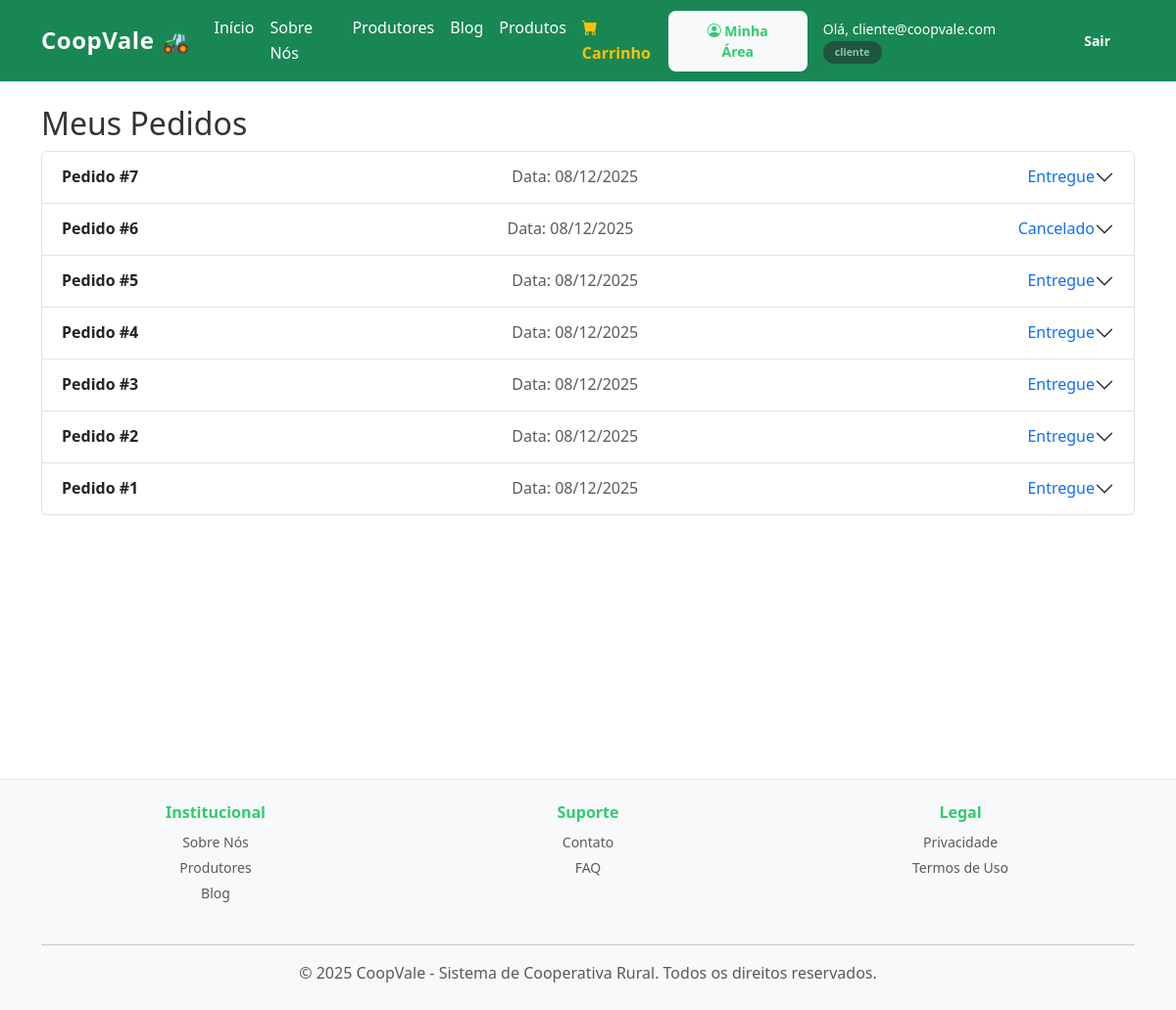
Page /pedidos/meus-pedidos (signed in) on the committed database.
### app/models/models.py (models this page shows)
class Usuario(db.Model, UserMixin):
    id = db.Column(db.Integer, primary_key=True)
    email = db.Column(db.String(120), unique=True, nullable=False)
    senha_hash = db.Column(db.String(255), nullable=False)
    tipo_usuario = db.Column(db.String(20), nullable=False)
    ativo = db.Column(db.Boolean, default=True)
    produtor = db.relationship("Produtor", backref="usuario", uselist=False)
    cliente = db.relationship("Cliente", backref="usuario", uselist=False)
    @property
    def is_active(self):
        return self.ativo

class Pedido(db.Model):
    id = db.Column(db.Integer, primary_key=True)
    cliente_id = db.Column(db.Integer, db.ForeignKey(
        'cliente.id'), nullable=False)
    data = db.Column(db.DateTime, default=datetime.utcnow)
    status = db.Column(db.String(20), default='Aguardando')
    forma_pagamento = db.Column(db.String(50))
    total = db.Column(db.Float, default=0.0)
    data_agendada = db.Column(db.Date, nullable=True)
    ponto_retirada_id = db.Column(
        db.Integer, db.ForeignKey('ponto_retirada.id'), nullable=True)
    taxa_entrega = db.Column(db.Float, default=0.0)
    regiao_id = db.Column(
        db.Integer, db.ForeignKey('regiao.id'), nullable=True)
    regiao = db.relationship('Regiao')
    ponto_retirada = db.relationship('PontoRetirada')
    itens = db.relationship('ItemPedido', backref='pedido', lazy=True)

### app/blueprints/pedidos/routes.py (the view)
@pedidos_bp.route("/meus-pedidos")
@login_required
def meus_pedidos():
    if not current_user.cliente:
        flash("Apenas clientes podem ver seus pedidos.")
        return redirect(url_for('index'))
    pedidos = Pedido.query.filter_by(
        cliente_id=current_user.cliente.id).order_by(Pedido.data.desc()).all()
    return render_template("pedidos/meus_pedidos.html", pedidos=pedidos)

### app/templates/pedidos/meus_pedidos.html (shortened to what this page needs)
{% extends "base.html" %}
{% block conteudo %}
<h2>Meus Pedidos</h2>
{% if pedidos %}
    <div class="accordion" id="pedidosAccordion">
        {% for p in pedidos %}
        <div class="accordion-item">
            <h2 class="accordion-header" id="heading{{ p.id }}">
                <button class="accordion-button collapsed" type="button" data-bs-toggle="collapse" data-bs-target="#collapse{{ p.id }}" aria-expanded="false" aria-controls="collapse{{ p.id }}">
                    <div class="d-flex w-100 justify-content-between">
                        <div><strong>Pedido #{{ p.id }}</strong></div>
                        <div class="text-muted">Data: {{ p.data.strftime('%d/%m/%Y') }}</div>
                        <div class="ms-3 text-primary">{{ p.status }}</div>
                    </div>
                </button>
            </h2>
        </div>
        {% endfor %}
    </div>
{% else %}
<p>Você ainda não fez nenhum pedido.</p>
{% endif %}
{% endblock %}

### app/templates/base.html (shortened to what this page needs)
<!DOCTYPE html>
<html lang="pt-br">
<head>
    <link href="https://cdn.jsdelivr.net/npm/bootstrap@5.3.0/dist/css/bootstrap.min.css" rel="stylesheet">
    <link rel="stylesheet" href="https://cdn.jsdelivr.net/npm/bootstrap-icons@1.10.5/font/bootstrap-icons.css">
    <link rel="stylesheet" href="{{ url_for('static', filename='style.css') }}">
</head>
<body>
    <nav class="navbar navbar-expand-lg navbar-dark bg-success mb-4 shadow-sm">
        <div class="container">
            <a class="navbar-brand fw-bold" href="{{ url_for('institucional.home') }}">CoopVale 🚜</a>
            <div class="collapse navbar-collapse" id="navbarNav">
                <ul class="navbar-nav me-auto">
                    <li class="nav-item"><a class="nav-link text-white" href="{{ url_for('institucional.home') }}">Início</a></li>
                    <li class="nav-item"><a class="nav-link text-white" href="{{ url_for('institucional.sobre') }}">Sobre Nós</a></li>
                    <li class="nav-item"><a class="nav-link text-white" href="{{ url_for('institucional.produtores') }}">Produtores</a></li>
                    <li class="nav-item"><a class="nav-link text-white" href="{{ url_for('institucional.blog') }}">Blog</a></li>
                    <li class="nav-item"><a class="nav-link text-white" href="{{ url_for('produtos.listar_produtos') }}">Produtos</a></li>
                    {% if current_user.tipo_usuario == 'cliente' %}
                    <li class="nav-item">
                        <a class="nav-link text-warning fw-bold" href="{{ url_for('pedidos.ver_carrinho') }}">
                            <i class="bi bi-cart-fill"></i> Carrinho
                        </a>
                    </li>
                    {% endif %}
                </ul>
                <div class="d-flex align-items-center gap-2">
                    {% if current_user.is_authenticated %}
                    {% if current_user.tipo_usuario == 'cliente' %}
                    <a href="{{ url_for('cliente.painel') }}" class="btn btn-light btn-sm text-success fw-bold">
                        <i class="bi bi-person-circle"></i> Minha Área
                    </a>
                    {% endif %}
                    <span class="text-white ms-2 small">
                        Olá, {{ current_user.email }}
                        <span class="badge bg-dark opacity-50">{{ current_user.tipo_usuario }}</span>
                    </span>
                    <a href="{{ url_for('auth.logout') }}" class="btn btn-outline-light btn-sm ms-2">Sair</a>
                    {% else %}
                    <a href="{{ url_for('auth.login') }}" class="btn btn-light btn-sm">Entrar</a>
                    <a href="{{ url_for('auth.registro') }}" class="btn btn-outline-light btn-sm">Criar Conta</a>
                    {% endif %}
                </div>
            </div>
        </div>
    </nav>
    <div class="container" style="min-height: 80vh;">
        {% block conteudo %}{% endblock %}
    </div>
    <footer class="bg-light text-center py-4 mt-5 border-top">
        <div class="container">
            <div class="row mb-4">
                <div class="col-md-4 text-center">
                    <h6 class="fw-bold text-success mb-2">Institucional</h6>
                    <ul style="list-style: none; padding: 0;">
                        <li><a href="{{ url_for('institucional.sobre') }}" class="text-muted text-decoration-none small">Sobre Nós</a></li>
                        <li><a href="{{ url_for('institucional.produtores') }}" class="text-muted text-decoration-none small">Produtores</a></li>
                        <li><a href="{{ url_for('institucional.blog') }}" class="text-muted text-decoration-none small">Blog</a></li>
                    </ul>
                </div>
                <div class="col-md-4 text-center">
                    <h6 class="fw-bold text-success mb-2">Suporte</h6>
                    <ul style="list-style: none; padding: 0;">
                        <li><a href="{{ url_for('institucional.contato') }}" class="text-muted text-decoration-none small">Contato</a></li>
                        <li><a href="{{ url_for('institucional.faq') }}" class="text-muted text-decoration-none small">FAQ</a></li>
                    </ul>
                </div>
                <div class="col-md-4 text-center">
                    <h6 class="fw-bold text-success mb-2">Legal</h6>
                    <ul style="list-style: none; padding: 0;">
                        <li><a href="{{ url_for('institucional.privacidade') }}" class="text-muted text-decoration-none small">Privacidade</a></li>
                        <li><a href="{{ url_for('institucional.termos') }}" class="text-muted text-decoration-none small">Termos de Uso</a></li>
                    </ul>
                </div>
            </div>
            <hr>
            <p class="text-muted mb-0">© 2025 CoopVale - Sistema de Cooperativa Rural. Todos os direitos reservados.</p>
        </div>
    </footer>
</body>
</html>

### app/static/style.css (style rules this page uses)
:root { --primary-color: #2ecc71; --primary-dark: #27ae60; --secondary-color: #f39c12; --light-bg: #f8f9fa; --border-color: #e0e0e0; --text-dark: #333; --text-muted: #666; }
* { margin: 0; padding: 0; box-sizing: border-box; }
html, body { height: 100%; }
body { font-family: 'Segoe UI', Tahoma, Geneva, Verdana, sans-serif; color: var(--text-dark); background-color: #fff; line-height: 1.6; }
.navbar { box-shadow: 0 2px 10px rgba(0, 0, 0, 0.1); transition: all 0.3s ease; }
.navbar-brand { font-size: 1.5rem; letter-spacing: 0.5px; }
.btn { border-radius: 8px; font-weight: 600; transition: all 0.3s ease; border: none; padding: 10px 25px; }
a { color: var(--primary-color); text-decoration: none; transition: all 0.3s ease; }
.badge { padding: 6px 12px; border-radius: 20px; font-weight: 600; }
footer { margin-top: auto; background-color: var(--light-bg); border-top: 1px solid var(--border-color); }
footer a { color: var(--text-muted); }
.text-success { color: var(--primary-color) !important; }
.shadow-sm { box-shadow: 0 1px 3px rgba(0, 0, 0, 0.1) !important; }
::placeholder { color: #999; opacity: 0.7; }

### rows in the picture
Usuario: email "cliente@coopvale.com", tipo_usuario "cliente"
Pedido: id "7", data "08/12/2025", status "Entregue"
Pedido: id "6", data "08/12/2025", status "Cancelado"
Pedido: id "5", data "08/12/2025", status "Entregue"
Pedido: id "4", data "08/12/2025", status "Entregue"
Pedido: id "3", data "08/12/2025", status "Entregue"
Pedido: id "2", data "08/12/2025", status "Entregue"
Pedido: id "1", data "08/12/2025", status "Entregue"
